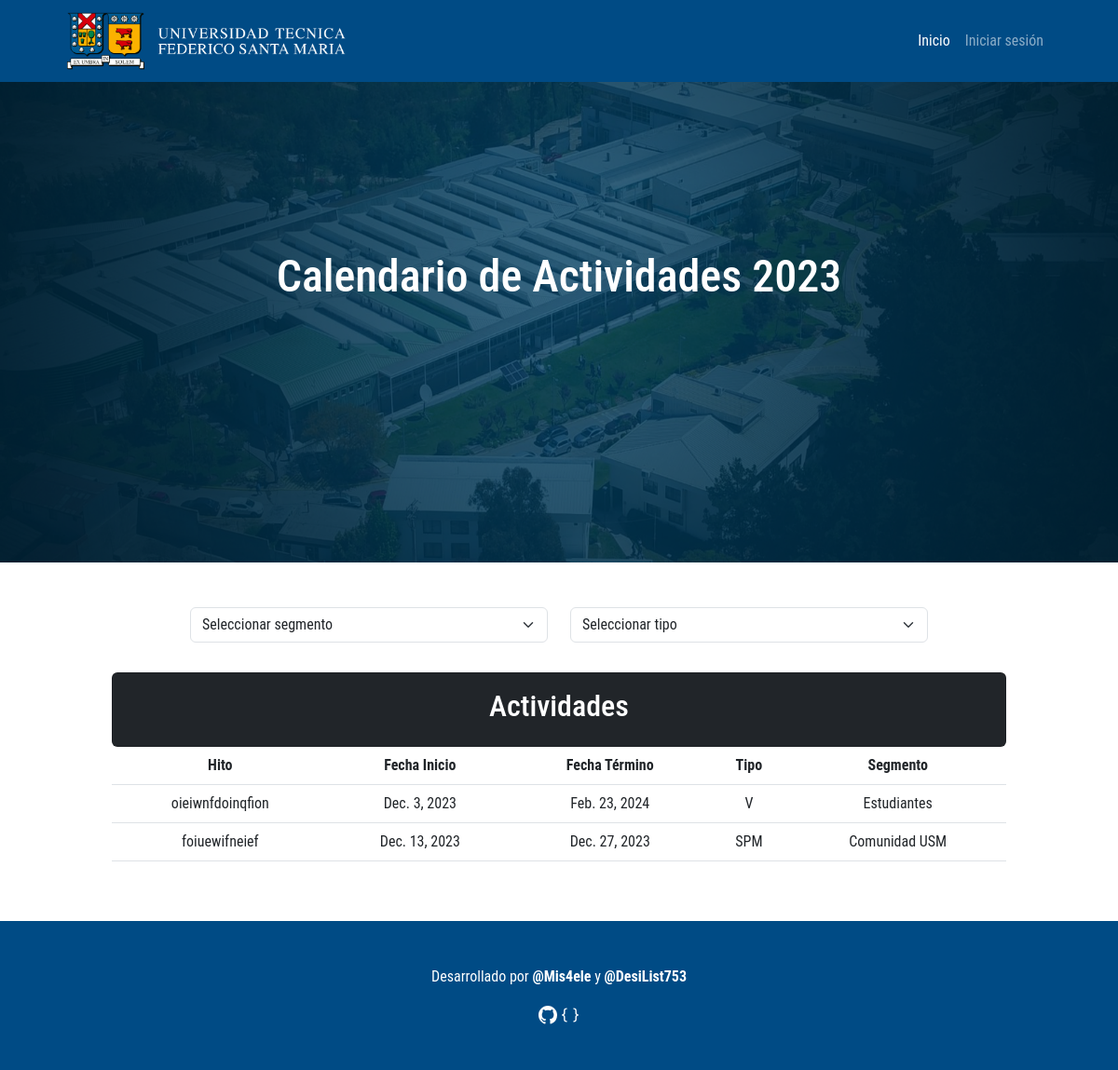
The app's page /, older data.
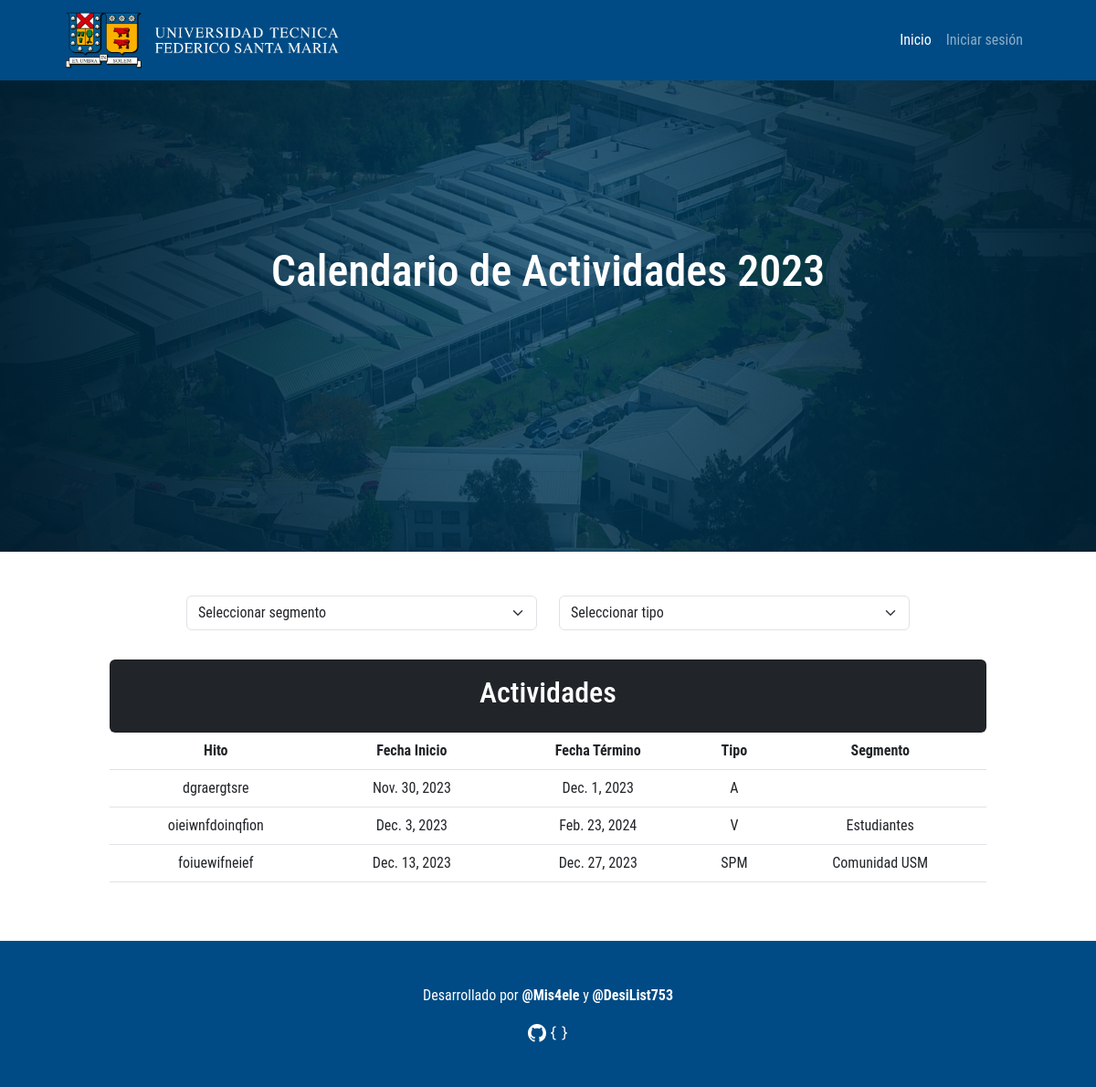
The same page, newer data.
### UsmCalendar/models.py (models this page shows, shortened)
class Evento(models.Model):
    fecha_inicio = models.DateField()
    fecha_termino = models.DateField()
    titulo = models.CharField(max_length=100)
    descripcion = models.CharField(max_length=500)
    tipo = models.CharField(max_length=40, choices=TIPO, default="V")
    segmentos = models.ManyToManyField('segmento')

class Segmento(models.Model):
    nombre = models.CharField(max_length=100)
    def __str__(self):
        return self.nombre

### UsmCalendar/views.py (the view, shortened to what this page needs)
# urls.py: path('', views.index, name='index'),
def index(request):
    title = "EventFlow"
    Eventos = Evento.objects.order_by('fecha_inicio').filter(fecha_inicio__gte=timezone.now().date())
    segmento = request.GET.get('selectSegmento')
    tipo = request.GET.get('selectTipo')
    if not segmento:
        segmento = "Todos"
    if not tipo:
        tipo = "Todos"
    if segmento == "Todos" and tipo == "Todos":
        EventosSelected = Eventos
    data = {
        "title": title,
        "año": timezone.now().year,
        "Eventos": Eventos,
        "Segmentos": Segmento.objects.all(),
        "Tipos": tipos,
        "selectSegmento": segmento,
        "selectTipo": tipo,
        "EventosSelected": EventosSelected,
    }
    return render(request, 'UsmCalendar/index.html', data)

### UsmCalendar/templates/UsmCalendar/index.html (shortened to what this page needs)
{% extends "UsmCalendar/base.html" %}
{% load static %}
{% block styles %}
<link rel="stylesheet" href="{% static 'UsmCalendar/css/style.css' %}">
{% endblock styles %}
{% block body %}
<header>
    <nav class="navbar navbar-expand-lg" data-bs-theme="dark" style="background-color: #004B85;">
        <div class="container-fluid">
            <a class="navbar-brand" href="{% url 'index' %}">
                <img src="{% static 'UsmCalendar/img/logo-usm_blanco.png' %}" alt="Logo USM" width="300px" height="100%">
            </a>
            <div class="collapse navbar-collapse justify-content-end" id="navbarNavAltMarkup">
                <div class="navbar-nav">
                    <a class="nav-link active" aria-current="page" href="{% url 'index' %}">Inicio</a>
                    {% if user.is_authenticated %}
                    <a class="nav-link" href="{% url 'admin:index' %}">Bienvenid@ {{ user.username }}!</a>
                    <a class="nav-link" href="{% url 'logout' %}">Cerrar sesión</a>
                    {% else %}
                    <a class="nav-link" href="{% url 'login' %}">Iniciar sesión</a>
                    {% endif %}
                </div>
            </div>
        </div>
    </nav>
</header>
<section id="inicio">
    <img src="{% static 'UsmCalendar/img/fondo_vina.png' %}" alt="Fondo Calendario" width="100%">
    <h1 class="text-center">Calendario de Actividades {{ año }}</h1>
</section>
<br><br>
<section id="selectSegmentoTipo">
    <form class="row col" method="get">
        <div class="col-sm-2"></div>
        <div class="col-sm-4">
            <select class="form-select mb-2" name="selectSegmento" onchange="this.form.submit()">
                <option value="Todos" {% if selectSegmento == "Todos" %}selected{% endif %}>Seleccionar segmento</option>
            </select>
        </div>
        <div class="col-sm-4">
            <select class="form-select mb-2" name="selectTipo" onchange="this.form.submit()">
            <option value="Todos" {% if selectTipo == tipo.id %}selected{% endif %}>Seleccionar tipo</option>
            </select>
        </div>
        <div class="col-sm-2"></div>
    </form>
</section>
<br>
<section id="actividades" class="text-center">
    <div class="card bg-dark text-white">
        <div class="card-body">
            <h2>Actividades</h1>
        </div>
    </div>
    <table class="table">
        <thead>
            <tr>
                <th scope="col">Hito</th>
                <th scope="col">Fecha Inicio</th>
                <th scope="col">Fecha Término</th>
                <th scope="col">Tipo</th>
                <th scope="col">Segmento</th>
            </tr>
        </thead>
        <tbody>
            {% for evento in EventosSelected %}
            <tr>
                <td>{{ evento.titulo }}</th>
                <td>{{ evento.fecha_inicio }}</td>
                <td>{{ evento.fecha_termino }}</td>
                <td>{{ evento.tipo }}</td>
                <td>
                    {% for segmento in evento.segmentos.all %}
                        {{ segmento.nombre }}
                    {% endfor %}
                </td>
            </tr>
            {% endfor %}
        </tbody>
    </table>
</section>
<br><br>
<footer>
    <div class="row" style="background-color: #004B85;">
        <div class="col text-center text-white">
            <br><br>
            <p>Desarrollado por <strong><a href="https://github.com/Mis4ele" target="_blank">@Mis4ele</a></strong> y <strong><a href="https://github.com/DesiList753" target="_blank">@DesiList753</a></strong></p>
            <a href="https://github.com/Mis4ele/CER3-EventFlow-USM" target="_blank">
            </a>
            <a href="{% url 'evento-GET-todos-list' %}">
            </a>
            <br><br><br>
        </div>
    </div>
</footer>
{% endblock %}

Row changes from the older to the newer data that the page shows:
added Evento: titulo "dgraergtsre", fecha_inicio "Nov. 30, 2023", fecha_termino "Dec. 1, 2023", tipo "A"
